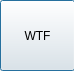
<?xml version="1.0" encoding="UTF-8"?>
<ui version="4.0">
 <class>Block</class>
 <widget class="QDialog" name="Block">
  <property name="geometry">
   <rect>
    <x>0</x>
    <y>0</y>
    <width>74</width>
    <height>71</height>
   </rect>
  </property>
  <property name="windowTitle">
   <string>Dialog</string>
  </property>
  <widget class="QPushButton" name="pushButton">
   <property name="geometry">
    <rect>
     <x>0</x>
     <y>0</y>
     <width>75</width>
     <height>71</height>
    </rect>
   </property>
   <property name="text">
    <string>WTF</string>
   </property>
  </widget>
 </widget>
 <resources/>
 <connections/>
</ui>
